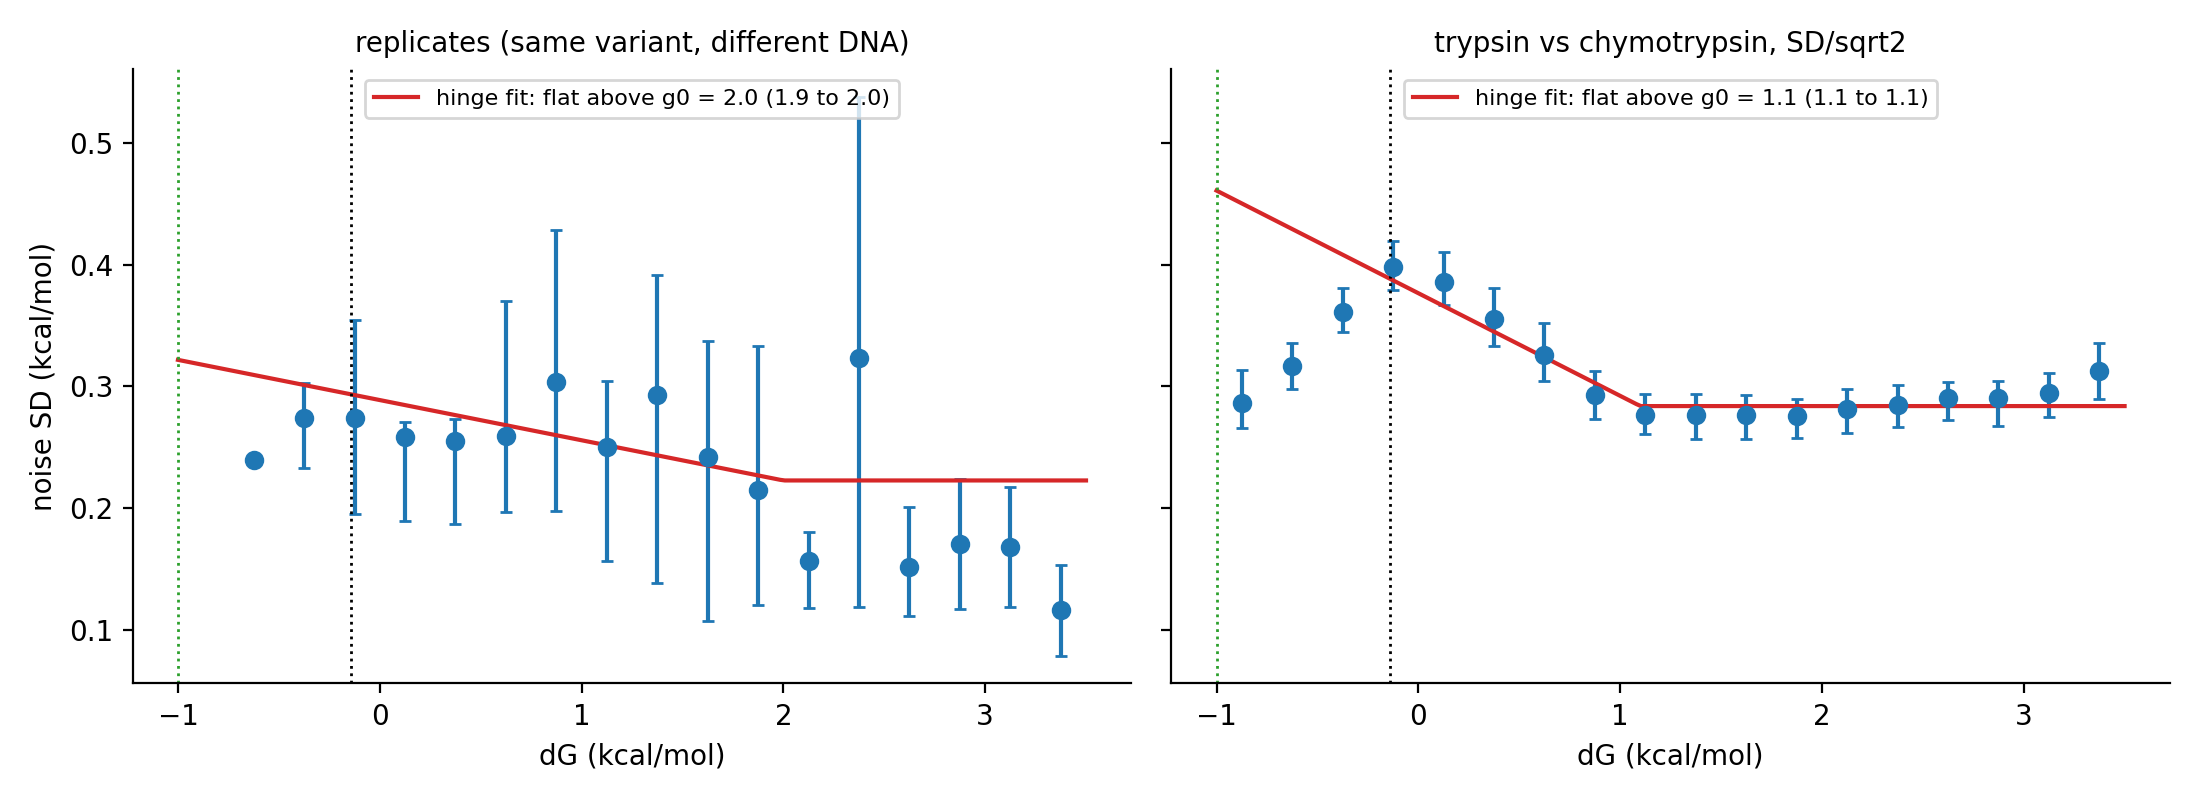

This figure's Python source:
#!/usr/bin/env python
"""Measurement noise of the Tsuboyama dG as a function of dG, and where it starts to grow towards the floor.

Two independent noise estimators on the curated readings (numeric dG_ML in [-1, 5]):
* REPLICATES: variants measured more than once (same library, same mutation, different DNA). The residual sum of squares about the variant's mean has n - 1 degrees of
  freedom and expectation (n - 1) sigma^2; binned (and modelled) on the variant's mean reading.
* PROTEASES: SD(dG_trypsin - dG_chymotrypsin)/sqrt(2), per bin of the combined dG_ML. It is per-protease noise plus any protease-specific systematic disagreement, so it is an
  upper bound on the reproducibility noise of one protease (and of the combined reading by sqrt(2)).

Change-point model of the heteroscedastic noise: sigma(g) = sigma0 + k * max(0, g0 - g) on g in [-1, 3.5] (constant above g0, growing linearly towards the floor below it);
g0 by profile likelihood (95% = within 1.92 log-likelihood units), library-level bootstrap for the protease estimator.

    python analysis/tobit_constants/noise_vs_dG.py [--raw CSV] [--B 200]
Writes noise_vs_dG.csv, noise_changepoint.csv, noise_vs_dG.png in this directory.
"""
import argparse
import sys
from pathlib import Path

import matplotlib
matplotlib.use('Agg')
import matplotlib.pyplot as plt
import numpy as np
import pandas as pd
from scipy.optimize import minimize

HERE = Path(__file__).resolve().parent
sys.path.insert(0, str(HERE))
from estimate_constants import RAW, load  # noqa: E402

GRID = np.round(np.arange(-1.0, 2.01, 0.1), 2)
LO, HI = -1.0, 3.5


def sigma_fn(g, s0, k, g0):
    return np.maximum(s0 + k * np.maximum(0.0, g0 - g), 1e-3)


def nll_rep(p, g0, g, ss, dof):
    s = sigma_fn(g, p[0], p[1], g0)
    return float((dof * np.log(s) + ss / (2 * s ** 2)).sum())


def nll_pair(p, g0, g, d):
    s = np.sqrt(2) * sigma_fn(g, p[0], p[1], g0)
    return float((np.log(s) + d ** 2 / (2 * s ** 2)).sum())


def profile(nll, args):
    out = []
    for g0 in GRID:
        r = minimize(lambda p: nll(p, g0, *args) if p[1] >= 0 and p[0] > 0 else 1e12, [0.25, 0.05], method='Nelder-Mead', options=dict(xatol=1e-5, fatol=1e-8))
        out.append((g0, r.fun, r.x[0], r.x[1]))
    return pd.DataFrame(out, columns=['g0', 'nll', 'sigma0', 'k'])


def replicate_data(d):
    g = d[d.tag == 'num'].groupby(['WT_name', 'mut_type']).dG
    r = g.agg(['mean', 'size', lambda s: float(((s - s.mean()) ** 2).sum())]).reset_index()
    r.columns = ['WT_name', 'mut_type', 'g', 'n', 'ss']
    r = r[(r.n >= 2) & r.g.between(LO, HI)]
    r['dof'] = r.n - 1
    return r


def protease_data(d):
    a = d[(d.tag == 'num') & d.deltaG_t.between(-1, 5) & d.deltaG_c.between(-1, 5) & d.dG.between(LO, HI)].copy()
    a['d'] = a.deltaG_t - a.deltaG_c
    a['d'] = a.d - a.d.mean()
    return a


def binned(g, num, den, edges, boot=None):
    rows = []
    for lo, hi in zip(edges[:-1], edges[1:]):
        m = (g > lo) & (g <= hi)
        if m.sum() < 8:
            continue
        rows.append(dict(lo=lo, hi=hi, mid=(lo + hi) / 2, n=int(m.sum()), sigma=float(np.sqrt(num[m].sum() / den[m].sum()))))
    return pd.DataFrame(rows)


def main(raw, B):
    d = load(raw)
    # the load() frame has no per-protease columns beyond deltaG_t / deltaG_c: fine, both are numeric everywhere
    rep, pro = replicate_data(d), protease_data(d)
    edges = np.round(np.arange(-1.0, 4.01, 0.25), 2)
    br = binned(rep.g.to_numpy(), rep.ss.to_numpy(), rep.dof.to_numpy(), edges)
    br['estimator'] = 'replicates'
    bp = binned(pro.dG.to_numpy(), (pro.d ** 2 / 2).to_numpy(), np.ones(len(pro)), edges)
    bp['estimator'] = 'protease pairs'
    # bootstrap CI of each binned SD (variants for replicates, libraries for protease pairs)
    rng = np.random.default_rng(0)
    for df, src, key, num, den in ((br, rep, 'WT_name', 'ss', 'dof'), (bp, pro, 'WT_name', None, None)):
        libs = src[key].unique(); by = {l: g for l, g in src.groupby(key)}
        draws = []
        for _ in range(B):
            s = pd.concat([by[l] for l in rng.choice(libs, len(libs))])
            if num:
                draws.append(binned(s.g.to_numpy(), s.ss.to_numpy(), s.dof.to_numpy(), edges).set_index('lo').sigma)
            else:
                draws.append(binned(s.dG.to_numpy(), (s.d ** 2 / 2).to_numpy(), np.ones(len(s)), edges).set_index('lo').sigma)
        dd = pd.concat(draws, axis=1)
        df['lo_ci'] = df.lo.map(dd.quantile(0.025, axis=1)); df['hi_ci'] = df.lo.map(dd.quantile(0.975, axis=1))
    tab = pd.concat([br, bp])
    tab.round(4).to_csv(HERE / 'noise_vs_dG.csv', index=False)
    # change points
    cps = []
    pr = profile(nll_rep, (rep.g.to_numpy(), rep.ss.to_numpy(), rep.dof.to_numpy()))
    pp = profile(nll_pair, (pro.dG.to_numpy(), pro.d.to_numpy()))
    for name, p, n in (('replicates', pr, len(rep)), ('protease pairs', pp, len(pro))):
        best = p.loc[p.nll.idxmin()]
        ok = p[p.nll <= best.nll + 1.92]
        flat = float(p[p.g0 <= -0.99].nll.min() - best.nll)       # no growth at all: g0 = -1 (hinge outside the range)
        cps.append(dict(estimator=name, n=n, g0_hat=best.g0, g0_lo=ok.g0.min(), g0_hi=ok.g0.max(), sigma0=best.sigma0, k=best.k, sigma_at_floor=best.sigma0 + best.k * (best.g0 - LO),
                        dnll_vs_constant_noise=flat))
    # library bootstrap for the protease change point (fewer draws: each is a profile)
    libs = pro.WT_name.unique(); by = {l: g for l, g in pro.groupby('WT_name')}
    bs = []
    for _ in range(min(B, 60)):
        s = pd.concat([by[l] for l in rng.choice(libs, len(libs))])
        q = profile(nll_pair, (s.dG.to_numpy(), s.d.to_numpy()))
        bs.append(q.loc[q.nll.idxmin(), 'g0'])
    cps.append(dict(estimator='protease pairs, library bootstrap (60 draws)', n=len(pro), g0_hat=float(np.median(bs)), g0_lo=float(np.percentile(bs, 2.5)), g0_hi=float(np.percentile(bs, 97.5))))
    pd.DataFrame(cps).round(3).to_csv(HERE / 'noise_changepoint.csv', index=False)
    print(tab.round(3).to_string(index=False)); print(pd.DataFrame(cps).round(3).to_string(index=False))
    fig, ax = plt.subplots(1, 2, figsize=(11, 4), sharey=True)
    for a, (nm, df, best) in zip(ax, (('replicates (same variant, different DNA)', br, cps[0]), ('trypsin vs chymotrypsin, SD/sqrt2', bp, cps[1]))):
        a.errorbar(df.mid, df.sigma, yerr=[df.sigma - df.lo_ci, df.hi_ci - df.sigma], fmt='o', color='C0', capsize=2)
        gg = np.linspace(LO, HI, 200); a.plot(gg, sigma_fn(gg, best['sigma0'], best['k'], best['g0_hat']), color='C3', label=f"hinge fit: flat above g0 = {best['g0_hat']:.1f} ({best['g0_lo']:.1f} to {best['g0_hi']:.1f})")
        for x, c, t in ((-0.14, 'k', 'mu_f -0.14'), (-1.0, 'C2', 'tag bound -1')):
            a.axvline(x, color=c, ls=':', lw=1)
        a.set_title(nm, fontsize=10); a.set_xlabel('dG (kcal/mol)'); a.legend(fontsize=8, loc='upper center'); a.spines[['top', 'right']].set_visible(False)
    ax[0].set_ylabel('noise SD (kcal/mol)')
    fig.tight_layout(); fig.savefig(HERE / 'noise_vs_dG.png', dpi=200)


if __name__ == '__main__':
    ap = argparse.ArgumentParser()
    ap.add_argument('--raw', default=str(RAW))
    ap.add_argument('--B', type=int, default=200)
    a = ap.parse_args()
    main(a.raw, a.B)
